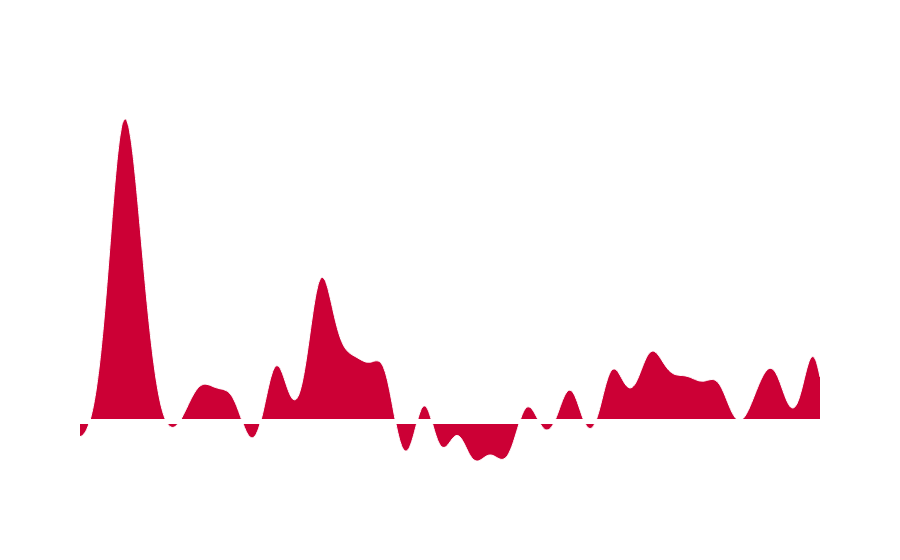

Here is the notebook cell this chart was saved with:
### Code cell
tx1, tx2, tx3 = results["Texas"]
trace1 = go.Scatter(
                    x=tx1.index,
                    y=tx3["r_t"][diff_data_sim:-num_days_forecast],
                    name="Texas",
                    line=dict(color="rgb(255,255,255)", width=1, smoothing=1.3, shape="spline"),
                    fill="tonexty",
                    fillcolor="rgb(204,0,53)"
        )
trace2 = go.Scatter(
                    x = tx1.index,
                    y = np.ones(len(tx1.index)),
                    line=dict(color="rgb(255,255,255)", width=5, smoothing=1.0, shape="spline"),
                    #visible=False
    
                    #fill="tonexty"
)

#data = [trace1, trace2]
data = [trace2, trace1]
layout = go.Layout()
fig = go.Figure(data=data, layout=layout)

fig.update_layout(plot_bgcolor="rgb(255,255,255)")
fig.update_layout({"xaxis":{
                    "visible" : False
                },
                  "yaxis":{
                      "visible" : False 
                  }
})
fig.update_layout(showlegend=False)

fig.show()

### Figure 1 — Plotly figure (JSON) as saved in the notebook; plotly's stock layout.template omitted (floating-point values rounded to 4 significant figures; data arrays with more than 128 entries replaced by an {"elided": "..."} marker saying what was removed)
{"data": [{"line": {"color": "rgb(255,255,255)", "shape": "spline", "smoothing": 1, "width": 5}, "type": "scatter", "x": {"elided": "310 str values"}, "y": {"elided": "310 int values"}}, {"fill": "tonexty", "fillcolor": "rgb(204,0,53)", "line": {"color": "rgb(255,255,255)", "shape": "spline", "smoothing": 1.3, "width": 1}, "name": "Texas", "type": "scatter", "x": {"elided": "310 str values"}, "y": {"elided": "310 float values"}}], "layout": {"plot_bgcolor": "rgb(255,255,255)", "showlegend": false, "xaxis": {"visible": false}, "yaxis": {"visible": false}}}
